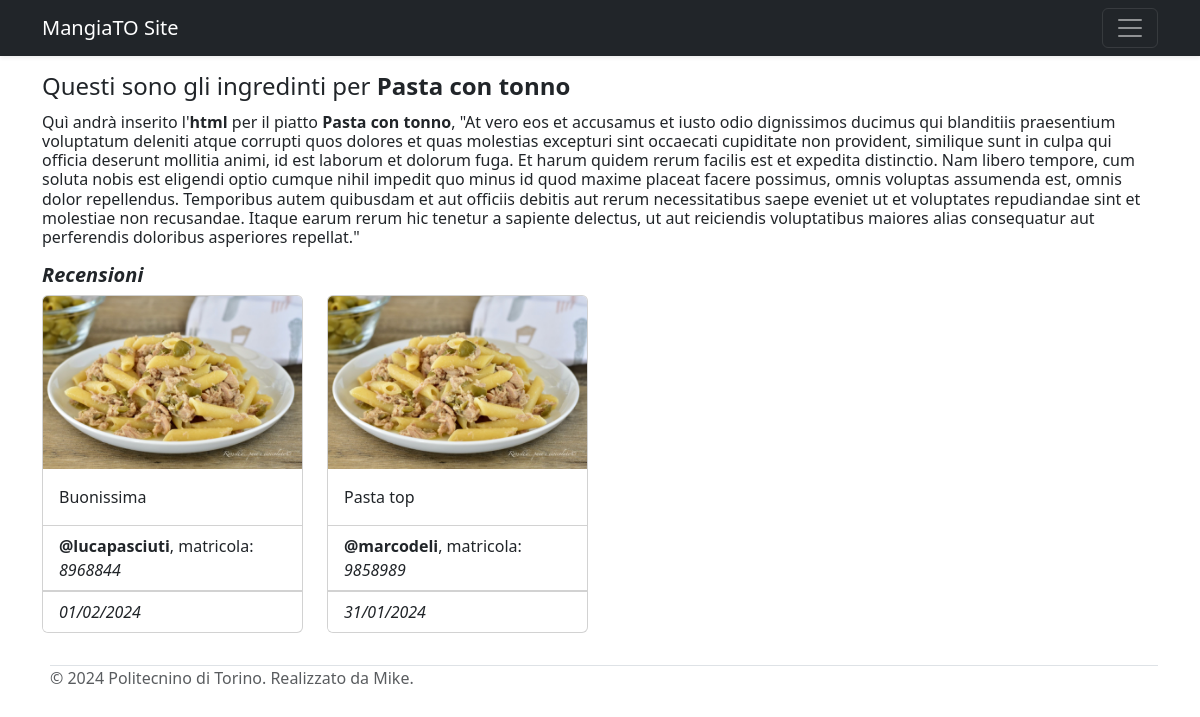
Before: /piatti/1 with the older database file.
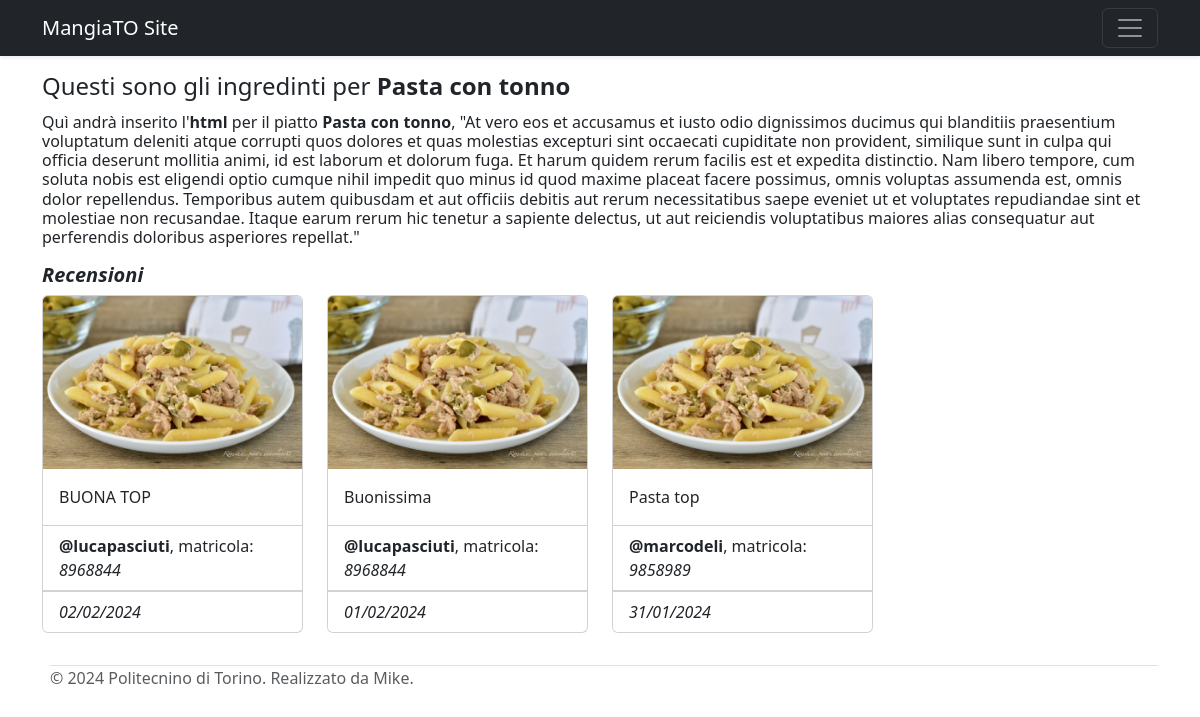
After: the same page with the newer database file.
### tables this page shows
CREATE TABLE "piatti" (
	"id"	INTEGER NOT NULL,
	"nome_piatto"	TEXT NOT NULL UNIQUE,
	"sconto"	INTEGER,
	"categoria"	INTEGER NOT NULL,
	PRIMARY KEY("id" AUTOINCREMENT)
);

CREATE TABLE "recensioni" (
	"id"	INTEGER NOT NULL,
	"recensione"	TEXT NOT NULL,
	"data"	TEXT NOT NULL,
	"file"	TEXT UNIQUE,
	"id_piatto"	INTEGER NOT NULL,
	"id_utente"	INTEGER NOT NULL,
	FOREIGN KEY("id_piatto") REFERENCES "piatti"("id"),
	FOREIGN KEY("id_utente") REFERENCES "utenti"("id") ON DELETE CASCADE,
	PRIMARY KEY("id" AUTOINCREMENT)
);

CREATE TABLE "utenti" (
	"id"	INTEGER NOT NULL,
	"nome"	TEXT NOT NULL,
	"cognome"	TEXT NOT NULL,
	"username"	TEXT NOT NULL,
	"matricola"	INTEGER NOT NULL UNIQUE,
	"email"	TEXT NOT NULL UNIQUE,
	"password"	TEXT NOT NULL,
	PRIMARY KEY("id" AUTOINCREMENT)
);

### app.py (the view)
@app.route('/piatti/<int:id_piatto>')
def piatto_singolo(id_piatto):
  recensioni_db = mangiato_dao.get_recensioni_by_id_piatto(id_piatto)
  piatto_singolo_db = mangiato_dao.get_piatto(id_piatto)
  return render_template('piatti.html', piatto=piatto_singolo_db, recensioni=recensioni_db)

### mangiato_dao.py (called while the page is built)
def get_piatto(id):
    query = 'SELECT * FROM piatti WHERE id = ?'
    connection = sqlite3.connect('db/mangiato.db')
    connection.row_factory = sqlite3.Row
    cursor = connection.cursor()
    cursor.execute(query, (id,))
    piatto = cursor.fetchone()
    cursor.close()
    connection.close()
    return piatto

def get_recensioni_by_id_piatto(id_piatto):
    query = '''
                SELECT recensioni.*, utenti.*
                FROM recensioni
                JOIN utenti ON recensioni.id_utente = utenti.id
                WHERE recensioni.id_piatto = ?
                ORDER BY recensioni.id DESC
            '''
    connection = sqlite3.connect('db/mangiato.db')
    connection.row_factory = sqlite3.Row
    cursor = connection.cursor()
    cursor.execute(query, (id_piatto,))
    recensioni = cursor.fetchall()
    cursor.close()
    connection.close()
    return recensioni

### templates/piatti.html (shortened to what this page needs)
{% extends 'base.html' %}
{% block content %}
{% if piatto.nome_piatto == 'Pasta con tonno' %}
{% set id_piatto = piatto.id %}
<div class="container">
    <h4 class="pb-1">Questi sono gli ingredinti per <strong>{{ piatto.nome_piatto }}</strong></h4>
</div>
<div class="container">
    <h6>Quì andrà inserito l'<strong>html</strong> per il piatto <strong>{{ piatto.nome_piatto }}</strong>, "At vero eos et accusamus et iusto odio dignissimos ducimus qui blanditiis praesentium voluptatum deleniti atque corrupti quos dolores et quas molestias excepturi sint occaecati cupiditate non provident, similique sunt in culpa qui officia deserunt mollitia animi, id est laborum et dolorum fuga. Et harum quidem rerum facilis est et expedita distinctio. Nam libero tempore, cum soluta nobis est eligendi optio cumque nihil impedit quo minus id quod maxime placeat facere possimus, omnis voluptas assumenda est, omnis dolor repellendus. Temporibus autem quibusdam et aut officiis debitis aut rerum necessitatibus saepe eveniet ut et voluptates repudiandae sint et molestiae non recusandae. Itaque earum rerum hic tenetur a sapiente delectus, ut aut reiciendis voluptatibus maiores alias consequatur aut perferendis doloribus asperiores repellat."</strong></h2>
</div>
{% endif %}
        {% if recensioni %}
        <div class="container pt-2">
            <h5><em><strong>Recensioni</strong></em></h5>
            <div class="row">
                {% for recensione in recensioni %}
                <div class="col-md-3">
                    <div class="card mb-3">
                        {% if recensione['file'] %}
                        <img src="{{ url_for('static', filename=recensione.file) }}" class="card-img-top" alt="recensione">
                        {% endif %}
                        <div class="card-body">
                            <p class="card-text">{{ recensione.recensione}}</p>
                        </div>
                        <ul class="list-group list-group-flush">
                            {% if current_user.id == recensione.id_utente %}
                            <li class="list-group-item"><a href="{{ url_for('le_mie_recensioni') }}" style="text-decoration: none;"><strong>@{{ recensione.username }}</strong></a>, matricola: <em>{{ recensione.matricola }}</em></li>
                            {% else %}
                            <li class="list-group-item"><strong>@{{ recensione.username }}</strong>, matricola: <em>{{ recensione.matricola }}</em></li>
                            {% endif %}
                        </ul>
                        <ul class="list-group list-group-flush">
                            <li class="list-group-item mr-2"><em>{{ recensione.data }}</em></li>
                        </ul>
                    </div>
                </div>
                {% endfor %}
            </div>
        </div>
        {% endif %}
{% endblock %}

### templates/base.html (shortened to what this page needs)
<!DOCTYPE html>
<html lang="it">
<head>
  <link rel="stylesheet" href="https://stackpath.bootstrapcdn.com/bootstrap/4.5.2/css/bootstrap.min.css">
  <link rel="stylesheet" href="https://cdn.jsdelivr.net/npm/bootstrap@5.3.2/dist/css/bootstrap.min.css">
  <link href="{{ url_for('static', filename='style.css') }}" rel="stylesheet">
</head>
<body>
<nav class="navbar navbar-dark bg-dark shadow-sm mb-3">
    <div class="container">
        <a class="navbar-brand" href="{{ url_for('index') }}">MangiaTO Site</a>
        <button class="navbar-toggler" type="button" data-toggle="collapse" data-target="#navbarNav" aria-controls="navbarNav" aria-expanded="false" aria-label="Toggle navigation">
        <span class="navbar-toggler-icon"></span>
        </button>
    </div>
</nav>
{% block content %}{% endblock %}
<div class="container">
    <footer class="mt-3 border-top">
        <p class="text-body-secondary">© 2024 Politecnino di Torino. Realizzato da Mike.</p>
    </footer>
</div>
</body>
</html>

### static/style.css (style rules this page uses)
footer { margin-left: 0.5rem; }

Changed rows visible on the page:
added recensioni: file (picture), recensione "BUONA TOP", username "lucapasciuti", matricola "8968844", data "02/02/2024"
